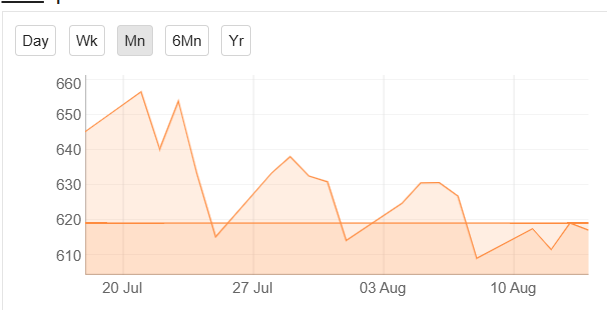
#> input picture Ex.png, 607 x 310 px
$ python Main.py   (older library calls are emulated)
#> lines starting #> are read from the running program, lines starting #| are printed output that depends on the picture
#> the answer given: 1
import cv2

import numpy as np

import matplotlib.pyplot as plt


def display_image(title, image):

    """Utility function to display an image."""

    plt.figure(figsize=(8, 8))

    if len(image.shape) == 2:  # Grayscale image

        plt.imshow(image, cmap='gray')

    else:  # Color image

        plt.imshow(cv2.cvtColor(image, cv2.COLOR_BGR2RGB))

    plt.title(title)

    plt.axis('off')

    plt.show()


def interactive_edge_detection(image_path,choice):

    """Interactive activity for edge detection and filtering."""
#> called with image_path = 'Ex.png', choice = '1'

    image = cv2.imread(image_path)
#> image is the input picture: shape (310, 607, 3); mean B, G, R 241.1, 245.9, 252.6

    if image is None:

        print("Error: Image not found!")

        return


    # Convert to grayscale

    gray_image = cv2.cvtColor(image, cv2.COLOR_BGR2GRAY)
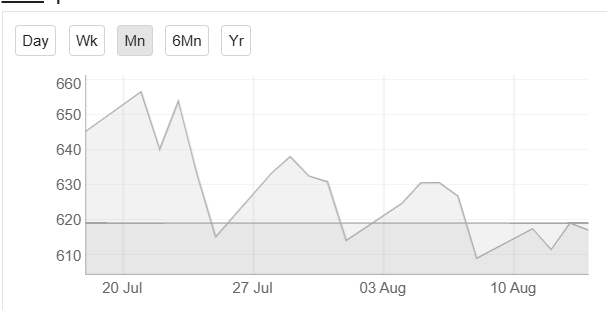
#> gray_image: shape (310, 607); min 32, max 255, mean 247.4

    display_image("Original Grayscale Image", gray_image)


    if choice == "1":

            # Sobel Edge Detection

            sobelx = cv2.Sobel(gray_image, cv2.CV_64F, 1, 0, ksize=3)
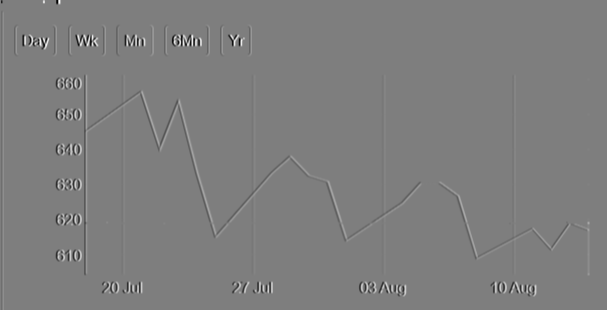
#> sobelx: shape (310, 607) float64; min -880, max 892, mean 0; drawn with min black and max white

            sobely = cv2.Sobel(gray_image, cv2.CV_64F, 0, 1, ksize=3)
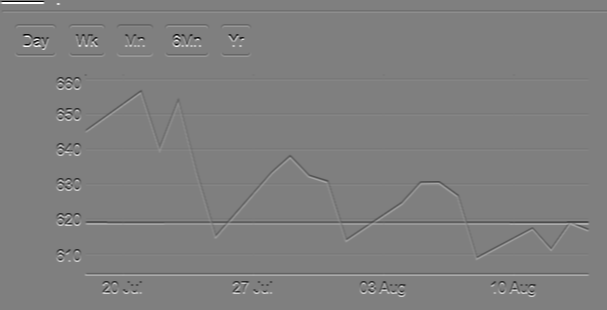
#> sobely: shape (310, 607) float64; min -892, max 892, mean 0.2; drawn with min black and max white

            combined_sobel = cv2.bitwise_or(sobelx.astype(np.uint8), sobely.astype(np.uint8))
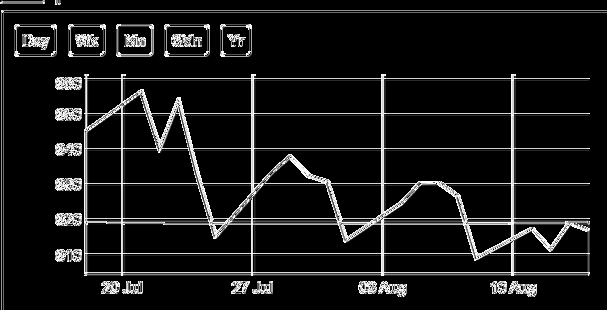
#> combined_sobel: shape (310, 607); min 0, max 255, mean 22.1

            display_image("Sobel Edge Detection", combined_sobel)


    elif choice == "2":

            # Canny Edge Detection

            print("Adjust thresholds for Canny (default: 100 and 200)")

            # lower_thresh = int(input("Enter lower threshold: "))

            # upper_thresh = int(input("Enter upper threshold: "))

            edges = cv2.Canny(gray_image, 100, 200)

            display_image("Canny Edge Detection", edges)


    elif choice == "3":

            # Laplacian Edge Detection

            laplacian = cv2.Laplacian(gray_image, cv2.CV_64F)

            display_image("Laplacian Edge Detection", np.abs(laplacian).astype(np.uint8))


    elif choice == "4":

            # Gaussian Smoothing

            print("Adjust kernel size for Gaussian blur (must be odd, default: 5)")

            # kernel_size = int(input("Enter kernel size (odd number): "))

            blurred = cv2.GaussianBlur(image, (5, 5), 0)

            display_image("Gaussian Smoothed Image", blurred)


    elif choice == "5":

            # Median Filtering

            print("Adjust kernel size for Median filtering (must be odd, default: 5)")

            # kernel_size = int(input("Enter kernel size (odd number): "))

            median_filtered = cv2.medianBlur(image, 5)

            display_image("Median Filtered Image", median_filtered)

    else:

            print("Invalid choice. Please select a number between 1 and 6.")


# Provide the path to an image for the activity
print("Select an option:")

print("1. Sobel Edge Detection")

print("2. Canny Edge Detection")

print("3. Laplacian Edge Detection")

print("4. Gaussian Smoothing")

print("5. Median Filtering")

choice = input("Enter your choice (1-6): ")
interactive_edge_detection('Ex.png',choice)
